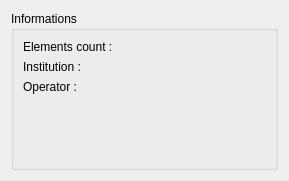
<?xml version="1.0" encoding="UTF-8"?>
<ui version="4.0">
 <class>QtDcmSerieInfoWidget</class>
 <widget class="QWidget" name="QtDcmSerieInfoWidget">
  <property name="geometry">
   <rect>
    <x>0</x>
    <y>0</y>
    <width>289</width>
    <height>181</height>
   </rect>
  </property>
  <property name="windowTitle">
   <string>Form</string>
  </property>
  <layout class="QGridLayout" name="gridLayout">
   <item row="0" column="0">
    <widget class="QGroupBox" name="infosGroupBox">
     <property name="sizePolicy">
      <sizepolicy hsizetype="Minimum" vsizetype="Minimum">
       <horstretch>0</horstretch>
       <verstretch>0</verstretch>
      </sizepolicy>
     </property>
     <property name="minimumSize">
      <size>
       <width>200</width>
       <height>0</height>
      </size>
     </property>
     <property name="maximumSize">
      <size>
       <width>300</width>
       <height>16777215</height>
      </size>
     </property>
     <property name="title">
      <string>Informations</string>
     </property>
     <layout class="QGridLayout" name="gridLayout_3">
      <item row="0" column="0">
       <layout class="QHBoxLayout" name="horizontalLayout_4">
        <item>
         <widget class="QLabel" name="label">
          <property name="text">
           <string>Elements count :</string>
          </property>
         </widget>
        </item>
        <item>
         <widget class="QLabel" name="elementCountLabel">
          <property name="text">
           <string/>
          </property>
         </widget>
        </item>
       </layout>
      </item>
      <item row="1" column="0">
       <layout class="QHBoxLayout" name="horizontalLayout_5">
        <item>
         <widget class="QLabel" name="label_3">
          <property name="text">
           <string>Institution :</string>
          </property>
         </widget>
        </item>
        <item>
         <widget class="QLabel" name="institutionLabel">
          <property name="text">
           <string/>
          </property>
         </widget>
        </item>
       </layout>
      </item>
      <item row="2" column="0">
       <layout class="QHBoxLayout" name="horizontalLayout_7">
        <item>
         <widget class="QLabel" name="label_5">
          <property name="text">
           <string>Operator :</string>
          </property>
         </widget>
        </item>
        <item>
         <widget class="QLabel" name="operatorLabel">
          <property name="text">
           <string/>
          </property>
         </widget>
        </item>
       </layout>
      </item>
      <item row="3" column="0">
       <spacer name="verticalSpacer">
        <property name="orientation">
         <enum>Qt::Vertical</enum>
        </property>
        <property name="sizeType">
         <enum>QSizePolicy::MinimumExpanding</enum>
        </property>
        <property name="sizeHint" stdset="0">
         <size>
          <width>103</width>
          <height>58</height>
         </size>
        </property>
       </spacer>
      </item>
     </layout>
    </widget>
   </item>
  </layout>
 </widget>
 <resources/>
 <connections/>
</ui>
